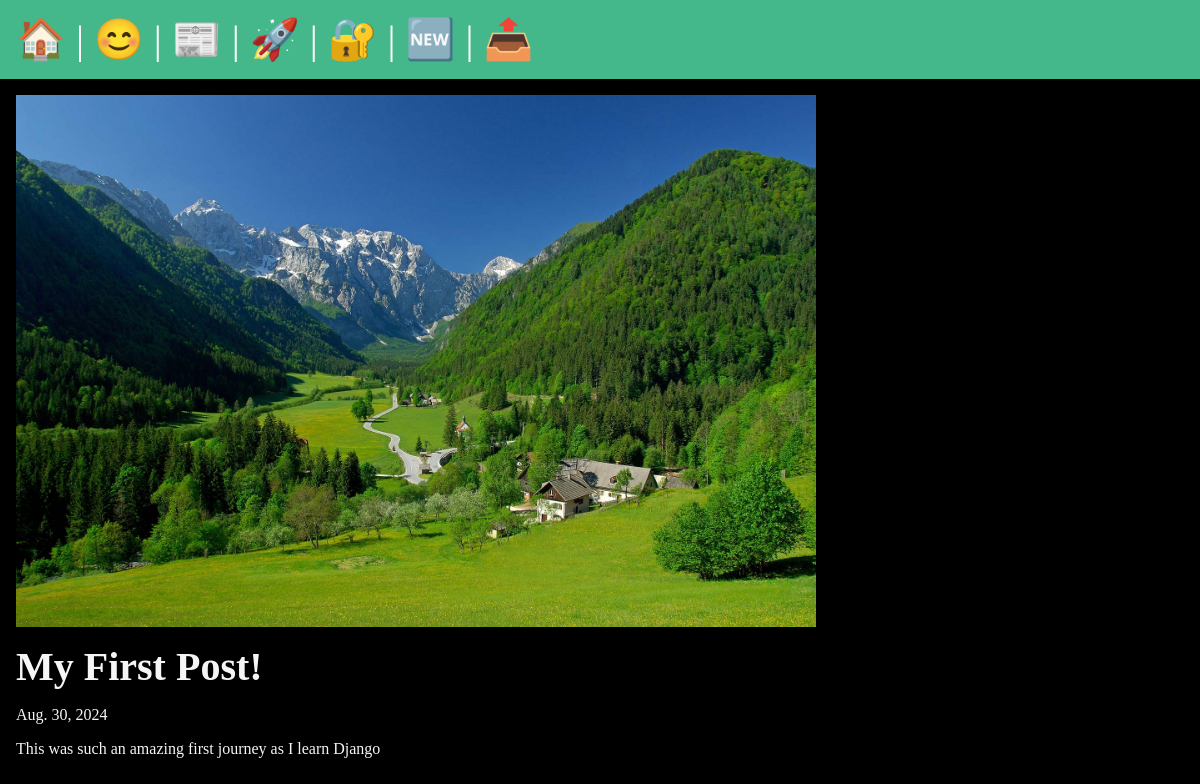
The page /posts/first-post on the database its author committed.
### posts/models.py (models this page shows, shortened)
class Post(models.Model):
    title = models.CharField(max_length=75)
    body = models.TextField()
    slug = models.SlugField()
    date = models.DateField(auto_now_add=True)
    banner = models.ImageField(default='fallback.jpg', blank=True)

### posts/views.py (the view)
# urls.py: path('<slug:slug>', views.post_page, name="page"),
def post_page(request, slug):
    post = Post.objects.get(slug=slug)
    return render(request, 'posts/post_page.html', {'post':post})

### posts/templates/posts/post_page.html (shortened to what this page needs)
{% extends 'layout.html' %}
{% block content %}
    <section>
        <img
            class="banner"
            src="{{ post.banner.url }}"
            alt="{{ post.title }}"
        />
        <h1>{{ post.title }}</h1>
        <p>{{ post.date }}</p>
        <p>{{ post.body }}</p>
    </section>
{% endblock %}

### static/css/style.css (style rules this page uses)
* { margin: 0; padding: 0; box-sizing: border-box; }
body { min-height: 100vh; background-color: black; color: whitesmoke; font-size: 3rem; }
section { display: flex; flex-flow: column; gap: 1rem; }
h1, h2 { font-size: 2.5rem; }
p { font-size: 1rem; }
.banner { display: block; width: 100%; max-width: 800px; }

### rows shown on the page
Post: banner (picture), title "My First Post!", date "Aug. 30, 2024", body "This was such an amazing first journey as I learn Django"
